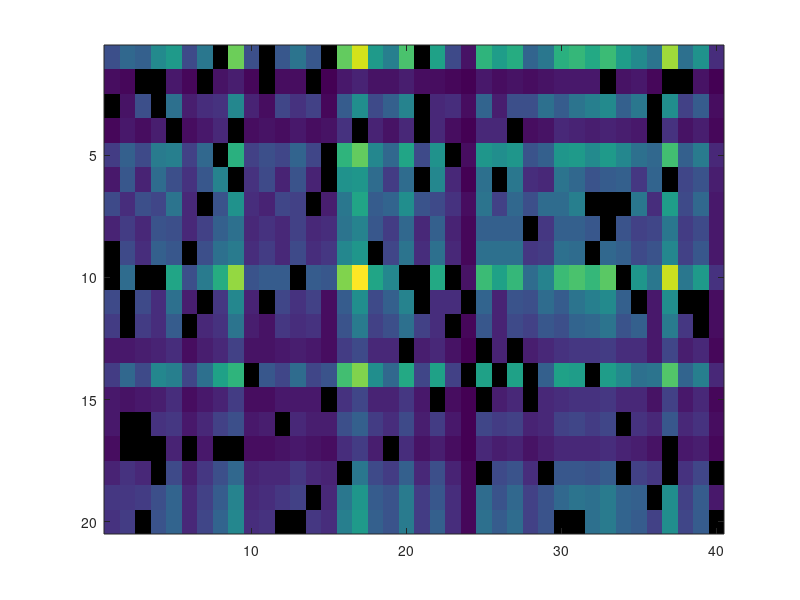

This chart was generated by the following MATLAB code: (Note: this script raises an error after producing the figure.)
clear
close all

% detaset III
m = 20;
n = 40;
r = 2;
A = rand(m, r) * rand(r, n);
ninc = 100;
Q = randperm(m * n, ninc);
A(Q) = NaN;

figure
imagesc(A);

% setting
lambda = 1; % 0.5:0.5:3.0;
max_iteration = 1000;
stop_criteria = 1e-8;
eta = 0.5;

% function
cost = @(Z, lambda) sum(abs(Z - A).^2, "omitnan") + lambda*NN(Z);
dp = @(Z) 2*fillmissing(Z - A,'constant',0);

% learning
for i = 1:length(lambda)
    % initializing
    Z = randn(m,n);
    converge_rate = zeros(1, max_iteration);

    for iter = 1:max_iteration
        Z_pre = Z;
        dpZ = dp(Z_pre);
        eta_t = eta;

        Z = prox(Z_pre - eta_t.*dpZ, lambda(i)*eta_t);
    
        converge_rate(iter) = sum(sum(abs(cost(Z, lambda(i)) - cost(Z_pre, lambda(i)))));
        % converge_rate(iter) = norm(Z(:) - Z_pre(:));
        if converge_rate(iter) < stop_criteria
            break;
        end
    end

    % view
    figure;
    semilogy(1:iter, converge_rate(1:iter));
    ylabel("$\| f(Z^{(t)}) - f(\hat{Z}) \|_1$", 'Interpreter','latex')
    xlabel("iteration")

    figure
    imagesc(Z);
end

save("problem5_result")


function value = NN(X)
    [~,S,~] = svd(X);
    value = sum(diag(S));
end
function X = prox(X, gamma)
    [U,S,V] = svd(X);
    X = U*max(S - gamma, 0)*V';
end